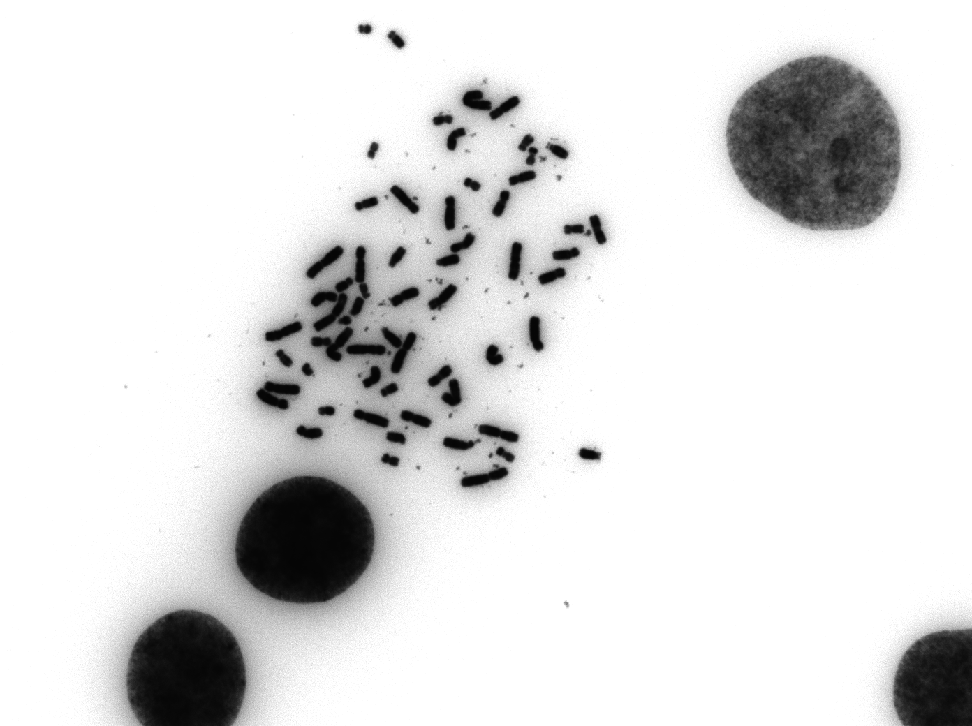
#> input picture M14_004.tif, 972 x 726 px, shrunk from 1392 x 1040 before the run
$ python bradley.py
#> lines starting #> are read from the running program, lines starting #| are printed output that depends on the picture; after the words box and inside, x2 and y2 are one past the last pixel; in counts of white or black regions, pixels touching at a corner belong together
#> further down, image is the input picture: shape (726, 972, 3); min 4, max 255, mean 223.2
#####
# This file contains all the functions in python version of bradley local
# thresholding method.
#####

from PIL import Image
from PIL import ImageTk
import cv2
import numpy as np

####
# Bradley performs local thresholding of a two-dimensional array image.
# Image pixel is set to black if its brightness is T percent lower than
# the average brightness of surrounding pixels in the window of specified
# size (default 15 x 15).
# The padding method is BORDER_REPLICATE.
#------
def bradley(image, m=15, n=15, T=10):
	out_im = np.full_like(image,255)
	mean = average_filter(image, m, n)
	out_im[image<=mean*(1-T/100)] = 0
	return out_im

####
# Outputs matrix where pixel contains the mean value of m x n neighborhood
# around the corresponding pixel in input image.
#------
def average_filter(image, m, n):
	# pad the image
#> called with m = 150, n = 150
	border = cv2.copyMakeBorder(image, top=(m+1)//2, bottom=(m-1)//2+1, left=(n+1)//2, right=(n-1)//2+1, borderType=cv2.BORDER_REPLICATE)
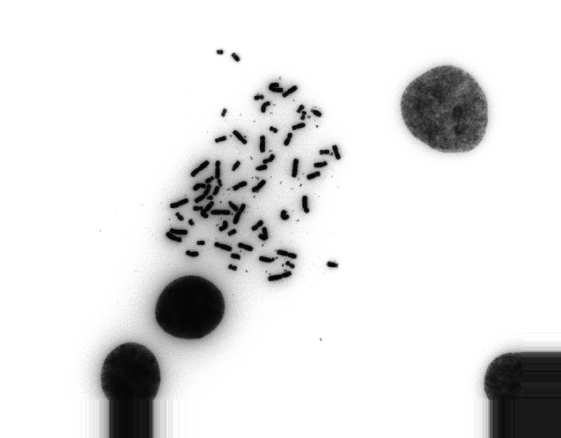
#> border: shape (876, 1122) (shown at 1/2 size); min 4, max 255, mean 226

	# integral of image
	t = np.cumsum(np.cumsum(border,axis=1),axis=0)
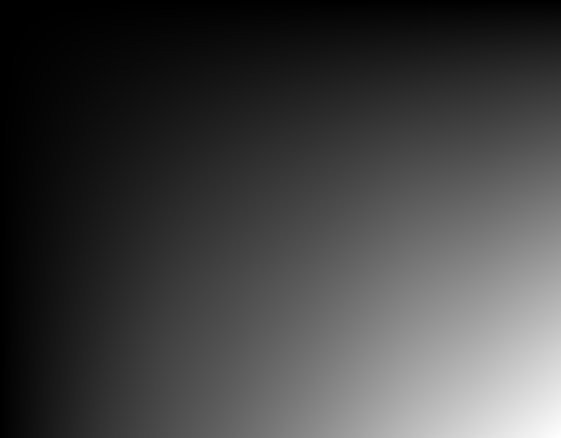
#> t: shape (876, 1122) uint64 (shown at 1/2 size); min 255, max 222138876, mean 58070781.1; drawn with min black and max white

	# Get sum for each window and take average
	rows, columns = image.shape
#> rows = 726; columns = 972
	mean = (t[m:rows+m, n:columns+n] + t[0:rows, 0:columns] - t[m:rows+m, 0:columns] - t[0:rows, n:columns+n]) / (m*n)
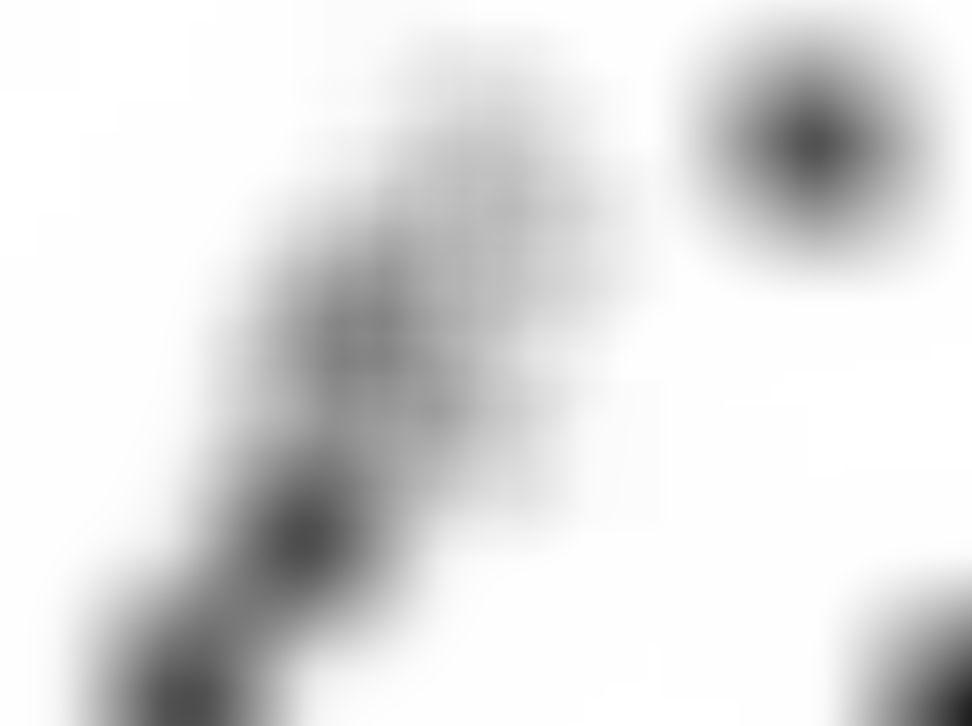
#> mean: shape (726, 972) float64; min 31.02, max 255, mean 223.4

	return mean

####
# tester
#------
if __name__ == "__main__":
	path = "./M14_004.tif"
	image = cv2.imread(path)
	image = cv2.cvtColor(image, cv2.COLOR_BGR2GRAY)

	thres = bradley(image,m=150,n=150)
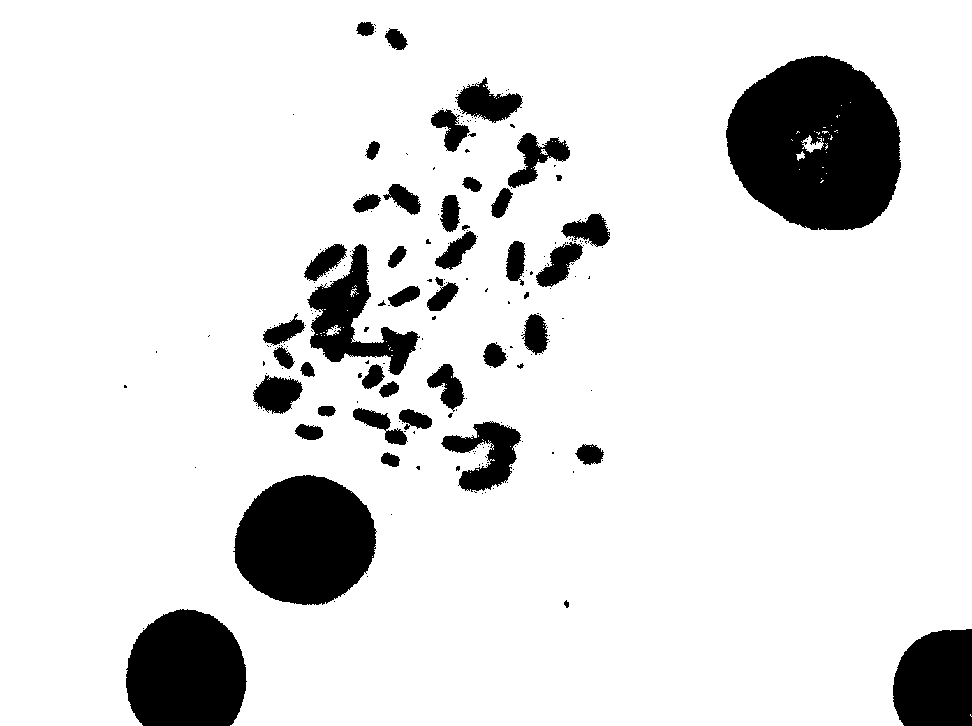
#> thres: shape (726, 972); 88.1% white; 232 black regions (184 under 20 px), largest, box (x1, y1, x2, y2) and area: (726, 55, 901, 230) 23285, (233, 475, 377, 605) 14243, (126, 609, 247, 726) 11714

	cv2.imshow('image',thres)
	cv2.waitKey(0)
	cv2.destroyAllWindows()

$ run again, with 123.jpg saved as M14_004.tif
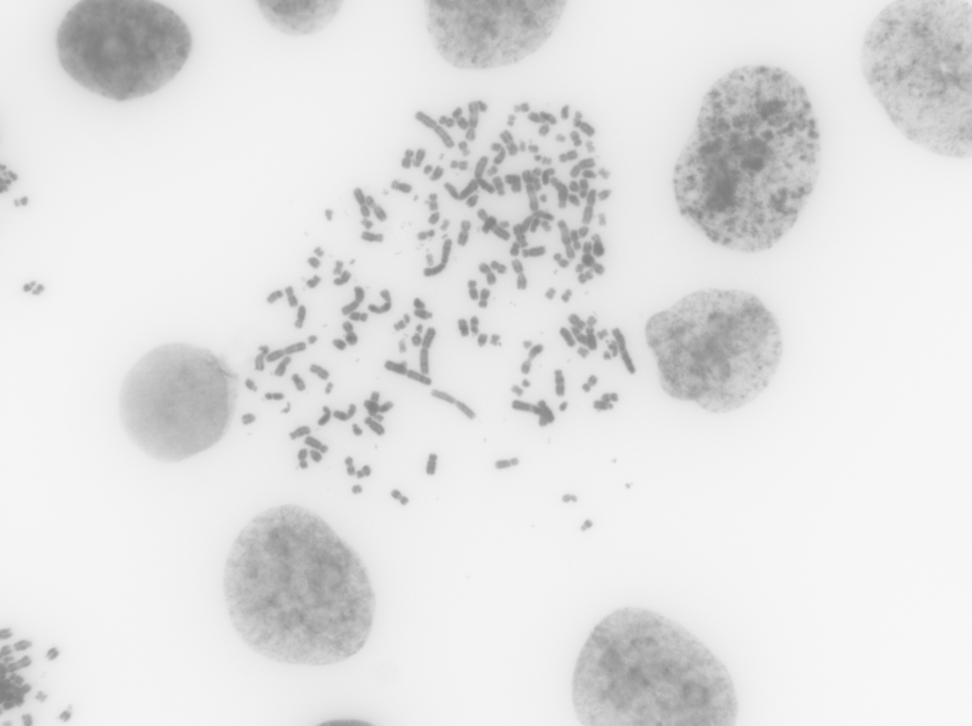
#> input picture 123.jpg, 972 x 726 px, shrunk from 1392 x 1040 before the run
#> image is the input picture: shape (726, 972, 3); min 126, max 249, mean 226.3
#> image: shape (726, 972)
#> in average_filter, `border = cv2.copyMakeBorder(image, top=(m+1)//2, bottom=(m-1)//2+1, le..`:
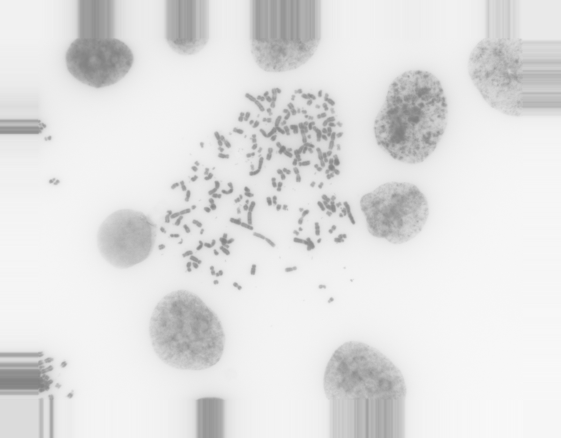
#> border: shape (876, 1122) (shown at 1/2 size); min 126, max 249, mean 226.1
#> `thres = bradley(image,m=150,n=150)`:
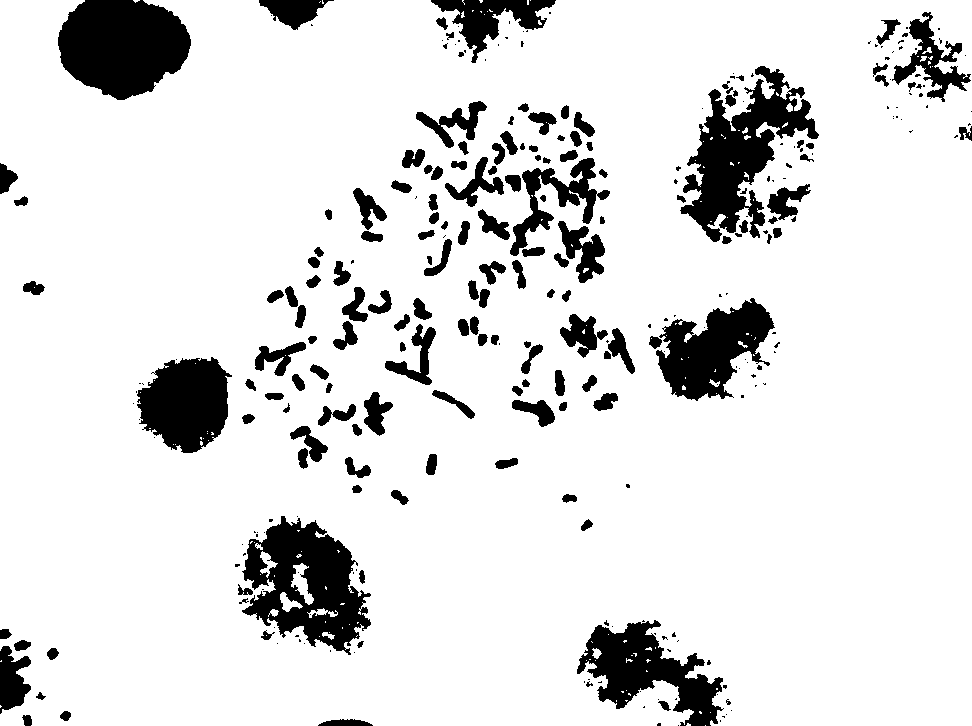
#> thres: shape (726, 972); 87.7% white; 297 black regions (142 under 20 px), largest, box (x1, y1, x2, y2) and area: (58, 0, 191, 100) 10008, (680, 66, 819, 242) 9763, (242, 516, 371, 655) 9756
